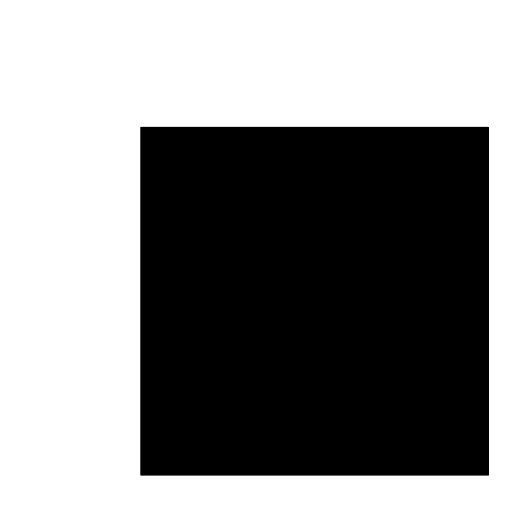
#> input picture prueba/tepongoaprueba4.png, 512 x 512 px
$ python '020-mejor candidato.py'
#> lines starting #> are read from the running program, lines starting #| are printed output that depends on the picture; after the words box and inside, x2 and y2 are one past the last pixel; in counts of white or black regions, pixels touching at a corner belong together
from PIL import Image,ImageFilter

imagen = Image.open("prueba/tepongoaprueba4.png")
#> imagen is the input picture: PIL image 512x512 RGBA; mean R, G, B, A 135.8, 135.8, 135.8, 118.3
escalado = imagen.resize((512,512))
grises = escalado.convert("L")
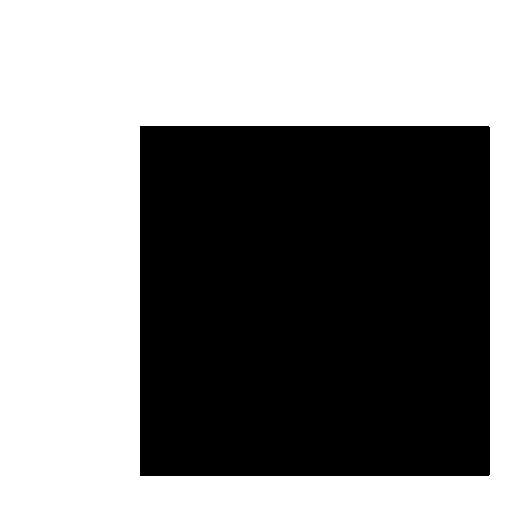
#> grises: PIL image 512x512 L; 53.3% white; 1 black region, box (x1, y1, x2, y2) and area: (140, 126, 490, 476) 122498
bordes = grises.filter(ImageFilter.FIND_EDGES)
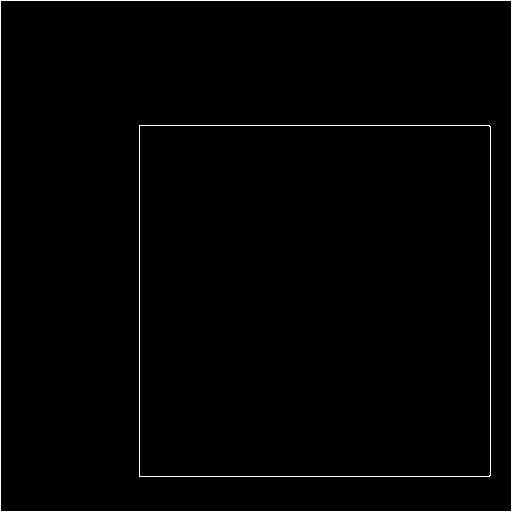
#> bordes: PIL image 512x512 L; 1.3% white in thin lines or dots
blancoynegro = bordes.point(lambda x:0 if x < 50 else 255,'1')
pixeles = blancoynegro.load()
anchurabloque = 2
longitud = pow(2,pow(anchurabloque,2))
lista = []
for i in range(0,longitud):
    lista.append(0)
for xi in range(0,512-anchurabloque):
    for yi in range(0,512-anchurabloque):
        cadena = ""
        for x in range(0,anchurabloque):
            for y in range(0,anchurabloque):
                if pixeles[xi+x,yi+y] == 255:
                    cadena += "1"
                else:
                    cadena += "0"
        lista[int(cadena,2)] += 1
print(lista)
mejorcandidato = 100000000
mejortipo = ""
memoria = open("memoria.txt",'r')
#> (reads memoria.txt from the repository)
for linea in memoria:
    tipo = linea.split("|")[0]
    valores = linea.split("|")[1]
    milista = [int(value) for value in valores.split(',')]
    suma = 0
    for i in range(0,len(lista)):
        suma += abs(lista[i] - milista[i])
    if suma < mejorcandidato:
        mejorcandidato = suma
        mejortipo = tipo
print("Yo creo que la imagen que me has dado es un: "+mejortipo)
memoria.close()
